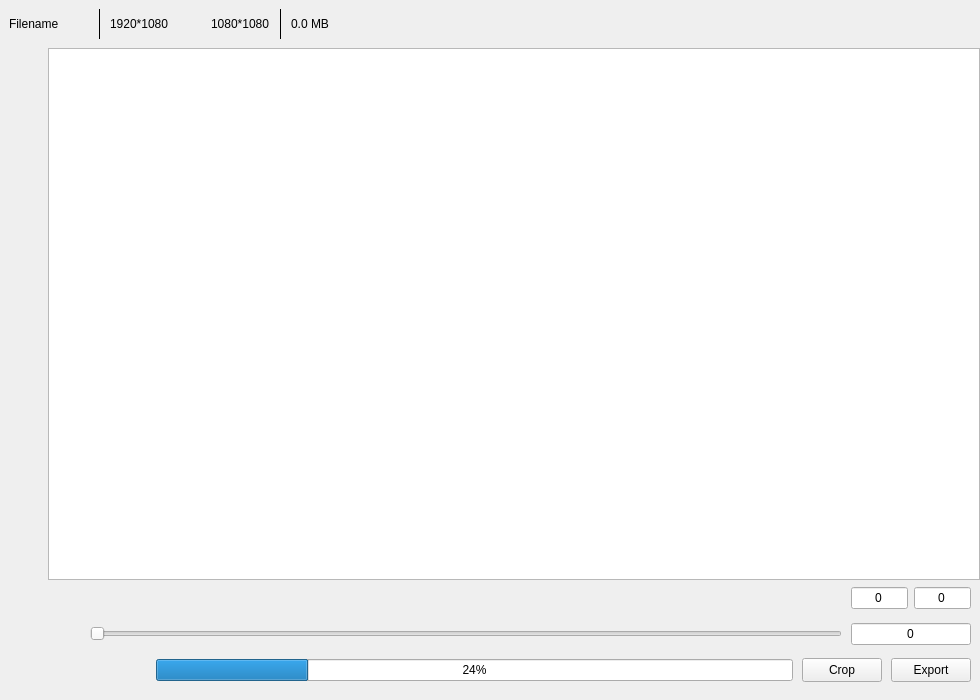
<?xml version="1.0" encoding="UTF-8"?>
<ui version="4.0">
 <class>MainWidget</class>
 <widget class="QWidget" name="MainWidget">
  <property name="geometry">
   <rect>
    <x>0</x>
    <y>0</y>
    <width>980</width>
    <height>700</height>
   </rect>
  </property>
  <property name="font">
   <font>
    <stylestrategy>PreferAntialias</stylestrategy>
   </font>
  </property>
  <property name="windowTitle">
   <string>MainWidget</string>
  </property>
  <layout class="QVBoxLayout" name="verticalLayout">
   <property name="spacing">
    <number>0</number>
   </property>
   <property name="leftMargin">
    <number>0</number>
   </property>
   <property name="topMargin">
    <number>0</number>
   </property>
   <property name="rightMargin">
    <number>0</number>
   </property>
   <property name="bottomMargin">
    <number>0</number>
   </property>
   <item>
    <widget class="QWidget" name="infoBarWidget" native="true">
     <property name="minimumSize">
      <size>
       <width>0</width>
       <height>48</height>
      </size>
     </property>
     <property name="maximumSize">
      <size>
       <width>16777215</width>
       <height>48</height>
      </size>
     </property>
     <layout class="QHBoxLayout" name="horizontalLayout_2">
      <property name="spacing">
       <number>9</number>
      </property>
      <item>
       <widget class="QLabel" name="filenameLabel">
        <property name="minimumSize">
         <size>
          <width>80</width>
          <height>0</height>
         </size>
        </property>
        <property name="text">
         <string>Filename</string>
        </property>
       </widget>
      </item>
      <item>
       <widget class="Line" name="line">
        <property name="frameShadow">
         <enum>QFrame::Plain</enum>
        </property>
        <property name="orientation">
         <enum>Qt::Vertical</enum>
        </property>
       </widget>
      </item>
      <item>
       <widget class="QLabel" name="originSizeLabel">
        <property name="text">
         <string>1920*1080</string>
        </property>
       </widget>
      </item>
      <item>
       <widget class="QLabel" name="label_2">
        <property name="minimumSize">
         <size>
          <width>24</width>
          <height>24</height>
         </size>
        </property>
        <property name="maximumSize">
         <size>
          <width>24</width>
          <height>24</height>
         </size>
        </property>
        <property name="text">
         <string/>
        </property>
        <property name="pixmap">
         <pixmap resource="../resources/app.qrc">:/icons/right_arrow.png</pixmap>
        </property>
        <property name="scaledContents">
         <bool>true</bool>
        </property>
       </widget>
      </item>
      <item>
       <widget class="QLabel" name="resultSizeLabel">
        <property name="text">
         <string>1080*1080</string>
        </property>
       </widget>
      </item>
      <item>
       <widget class="Line" name="line_2">
        <property name="frameShadow">
         <enum>QFrame::Plain</enum>
        </property>
        <property name="orientation">
         <enum>Qt::Vertical</enum>
        </property>
       </widget>
      </item>
      <item>
       <widget class="QLabel" name="filesizeLabel">
        <property name="text">
         <string>0.0 MB</string>
        </property>
       </widget>
      </item>
      <item>
       <spacer name="horizontalSpacer">
        <property name="orientation">
         <enum>Qt::Horizontal</enum>
        </property>
        <property name="sizeHint" stdset="0">
         <size>
          <width>40</width>
          <height>20</height>
         </size>
        </property>
       </spacer>
      </item>
     </layout>
    </widget>
   </item>
   <item>
    <widget class="QWidget" name="widget_2" native="true">
     <layout class="QHBoxLayout" name="horizontalLayout">
      <property name="spacing">
       <number>0</number>
      </property>
      <property name="leftMargin">
       <number>0</number>
      </property>
      <property name="topMargin">
       <number>0</number>
      </property>
      <property name="rightMargin">
       <number>0</number>
      </property>
      <property name="bottomMargin">
       <number>0</number>
      </property>
      <item>
       <widget class="QWidget" name="sideToolbarWidget" native="true">
        <property name="minimumSize">
         <size>
          <width>48</width>
          <height>0</height>
         </size>
        </property>
        <property name="maximumSize">
         <size>
          <width>48</width>
          <height>16777215</height>
         </size>
        </property>
        <layout class="QVBoxLayout" name="verticalLayout_4">
         <property name="spacing">
          <number>9</number>
         </property>
         <property name="leftMargin">
          <number>3</number>
         </property>
         <property name="rightMargin">
          <number>3</number>
         </property>
         <item>
          <widget class="QPushButton" name="clockwiseButton">
           <property name="minimumSize">
            <size>
             <width>42</width>
             <height>42</height>
            </size>
           </property>
           <property name="maximumSize">
            <size>
             <width>42</width>
             <height>42</height>
            </size>
           </property>
           <property name="text">
            <string/>
           </property>
           <property name="icon">
            <iconset resource="../resources/app.qrc">
             <normaloff>:/icons/clockwise.png</normaloff>:/icons/clockwise.png</iconset>
           </property>
           <property name="iconSize">
            <size>
             <width>42</width>
             <height>42</height>
            </size>
           </property>
           <property name="flat">
            <bool>true</bool>
           </property>
          </widget>
         </item>
         <item>
          <widget class="QPushButton" name="anticlockwiseButton">
           <property name="minimumSize">
            <size>
             <width>42</width>
             <height>42</height>
            </size>
           </property>
           <property name="maximumSize">
            <size>
             <width>42</width>
             <height>42</height>
            </size>
           </property>
           <property name="text">
            <string/>
           </property>
           <property name="icon">
            <iconset resource="../resources/app.qrc">
             <normaloff>:/icons/anticlockwise.png</normaloff>:/icons/anticlockwise.png</iconset>
           </property>
           <property name="iconSize">
            <size>
             <width>42</width>
             <height>42</height>
            </size>
           </property>
           <property name="flat">
            <bool>true</bool>
           </property>
          </widget>
         </item>
         <item>
          <widget class="QPushButton" name="verFlipButton">
           <property name="minimumSize">
            <size>
             <width>42</width>
             <height>42</height>
            </size>
           </property>
           <property name="maximumSize">
            <size>
             <width>42</width>
             <height>42</height>
            </size>
           </property>
           <property name="text">
            <string/>
           </property>
           <property name="icon">
            <iconset resource="../resources/app.qrc">
             <normaloff>:/icons/horizontal_flip.png</normaloff>:/icons/horizontal_flip.png</iconset>
           </property>
           <property name="iconSize">
            <size>
             <width>42</width>
             <height>42</height>
            </size>
           </property>
           <property name="flat">
            <bool>true</bool>
           </property>
          </widget>
         </item>
         <item>
          <widget class="QPushButton" name="horFlipButton">
           <property name="minimumSize">
            <size>
             <width>42</width>
             <height>42</height>
            </size>
           </property>
           <property name="maximumSize">
            <size>
             <width>42</width>
             <height>42</height>
            </size>
           </property>
           <property name="text">
            <string/>
           </property>
           <property name="icon">
            <iconset resource="../resources/app.qrc">
             <normaloff>:/icons/vertical_flip.png</normaloff>:/icons/vertical_flip.png</iconset>
           </property>
           <property name="iconSize">
            <size>
             <width>42</width>
             <height>42</height>
            </size>
           </property>
           <property name="flat">
            <bool>true</bool>
           </property>
          </widget>
         </item>
         <item>
          <spacer name="verticalSpacer">
           <property name="orientation">
            <enum>Qt::Vertical</enum>
           </property>
           <property name="sizeHint" stdset="0">
            <size>
             <width>20</width>
             <height>40</height>
            </size>
           </property>
          </spacer>
         </item>
        </layout>
       </widget>
      </item>
      <item>
       <widget class="QWidget" name="widget_4" native="true">
        <layout class="QVBoxLayout" name="verticalLayout_2">
         <property name="spacing">
          <number>0</number>
         </property>
         <property name="leftMargin">
          <number>0</number>
         </property>
         <property name="topMargin">
          <number>0</number>
         </property>
         <property name="rightMargin">
          <number>0</number>
         </property>
         <property name="bottomMargin">
          <number>0</number>
         </property>
         <item>
          <widget class="QWidget" name="viewWidget" native="true">
           <layout class="QVBoxLayout" name="verticalLayout_3">
            <property name="leftMargin">
             <number>0</number>
            </property>
            <property name="topMargin">
             <number>0</number>
            </property>
            <property name="rightMargin">
             <number>0</number>
            </property>
            <property name="bottomMargin">
             <number>0</number>
            </property>
            <item>
             <widget class="QGraphicsView" name="graphicsView"/>
            </item>
           </layout>
          </widget>
         </item>
         <item>
          <widget class="QWidget" name="bottomToolbarWidget" native="true">
           <property name="minimumSize">
            <size>
             <width>0</width>
             <height>120</height>
            </size>
           </property>
           <property name="maximumSize">
            <size>
             <width>16777215</width>
             <height>120</height>
            </size>
           </property>
           <layout class="QVBoxLayout" name="verticalLayout_5">
            <property name="spacing">
             <number>0</number>
            </property>
            <property name="leftMargin">
             <number>0</number>
            </property>
            <property name="topMargin">
             <number>0</number>
            </property>
            <property name="rightMargin">
             <number>0</number>
            </property>
            <property name="bottomMargin">
             <number>12</number>
            </property>
            <item>
             <widget class="QWidget" name="widget_5" native="true">
              <property name="minimumSize">
               <size>
                <width>0</width>
                <height>36</height>
               </size>
              </property>
              <property name="maximumSize">
               <size>
                <width>16777215</width>
                <height>36</height>
               </size>
              </property>
              <layout class="QHBoxLayout" name="horizontalLayout_4">
               <property name="spacing">
                <number>9</number>
               </property>
               <property name="topMargin">
                <number>6</number>
               </property>
               <property name="bottomMargin">
                <number>6</number>
               </property>
               <item>
                <widget class="QPushButton" name="resetRangeButton">
                 <property name="minimumSize">
                  <size>
                   <width>24</width>
                   <height>24</height>
                  </size>
                 </property>
                 <property name="maximumSize">
                  <size>
                   <width>24</width>
                   <height>24</height>
                  </size>
                 </property>
                 <property name="text">
                  <string/>
                 </property>
                 <property name="icon">
                  <iconset resource="../resources/app.qrc">
                   <normaloff>:/icons/reset.png</normaloff>:/icons/reset.png</iconset>
                 </property>
                 <property name="iconSize">
                  <size>
                   <width>24</width>
                   <height>24</height>
                  </size>
                 </property>
                 <property name="flat">
                  <bool>true</bool>
                 </property>
                </widget>
               </item>
               <item>
                <widget class="QRangeSlider" name="rangeSlider" native="true">
                 <property name="sizePolicy">
                  <sizepolicy hsizetype="Expanding" vsizetype="Preferred">
                   <horstretch>0</horstretch>
                   <verstretch>0</verstretch>
                  </sizepolicy>
                 </property>
                </widget>
               </item>
               <item>
                <widget class="QWidget" name="widget_6" native="true">
                 <property name="minimumSize">
                  <size>
                   <width>120</width>
                   <height>0</height>
                  </size>
                 </property>
                 <property name="maximumSize">
                  <size>
                   <width>120</width>
                   <height>16777215</height>
                  </size>
                 </property>
                 <layout class="QHBoxLayout" name="horizontalLayout_6">
                  <property name="spacing">
                   <number>6</number>
                  </property>
                  <property name="leftMargin">
                   <number>0</number>
                  </property>
                  <property name="topMargin">
                   <number>0</number>
                  </property>
                  <property name="rightMargin">
                   <number>0</number>
                  </property>
                  <property name="bottomMargin">
                   <number>0</number>
                  </property>
                  <item>
                   <widget class="QLineEdit" name="rangeLowLineEdit">
                    <property name="text">
                     <string>0</string>
                    </property>
                    <property name="alignment">
                     <set>Qt::AlignCenter</set>
                    </property>
                   </widget>
                  </item>
                  <item>
                   <widget class="QLineEdit" name="rangeHighLineEdit">
                    <property name="text">
                     <string>0</string>
                    </property>
                    <property name="alignment">
                     <set>Qt::AlignCenter</set>
                    </property>
                   </widget>
                  </item>
                 </layout>
                </widget>
               </item>
              </layout>
             </widget>
            </item>
            <item>
             <widget class="QWidget" name="widget" native="true">
              <property name="minimumSize">
               <size>
                <width>0</width>
                <height>36</height>
               </size>
              </property>
              <property name="maximumSize">
               <size>
                <width>16777215</width>
                <height>36</height>
               </size>
              </property>
              <layout class="QHBoxLayout" name="horizontalLayout_5">
               <property name="spacing">
                <number>9</number>
               </property>
               <property name="topMargin">
                <number>6</number>
               </property>
               <property name="bottomMargin">
                <number>6</number>
               </property>
               <item>
                <widget class="QPushButton" name="resetValueButton">
                 <property name="minimumSize">
                  <size>
                   <width>24</width>
                   <height>24</height>
                  </size>
                 </property>
                 <property name="maximumSize">
                  <size>
                   <width>24</width>
                   <height>24</height>
                  </size>
                 </property>
                 <property name="text">
                  <string/>
                 </property>
                 <property name="icon">
                  <iconset resource="../resources/app.qrc">
                   <normaloff>:/icons/reset.png</normaloff>:/icons/reset.png</iconset>
                 </property>
                 <property name="iconSize">
                  <size>
                   <width>24</width>
                   <height>24</height>
                  </size>
                 </property>
                 <property name="flat">
                  <bool>true</bool>
                 </property>
                </widget>
               </item>
               <item>
                <widget class="QSlider" name="valueSlider">
                 <property name="orientation">
                  <enum>Qt::Horizontal</enum>
                 </property>
                </widget>
               </item>
               <item>
                <widget class="QWidget" name="widget_7" native="true">
                 <property name="minimumSize">
                  <size>
                   <width>120</width>
                   <height>0</height>
                  </size>
                 </property>
                 <property name="maximumSize">
                  <size>
                   <width>120</width>
                   <height>16777215</height>
                  </size>
                 </property>
                 <layout class="QHBoxLayout" name="horizontalLayout_7">
                  <property name="spacing">
                   <number>6</number>
                  </property>
                  <property name="leftMargin">
                   <number>0</number>
                  </property>
                  <property name="topMargin">
                   <number>0</number>
                  </property>
                  <property name="rightMargin">
                   <number>0</number>
                  </property>
                  <property name="bottomMargin">
                   <number>0</number>
                  </property>
                  <item>
                   <widget class="QLineEdit" name="valueLineEdit">
                    <property name="text">
                     <string>0</string>
                    </property>
                    <property name="alignment">
                     <set>Qt::AlignCenter</set>
                    </property>
                   </widget>
                  </item>
                 </layout>
                </widget>
               </item>
              </layout>
             </widget>
            </item>
            <item>
             <widget class="QWidget" name="widget_3" native="true">
              <property name="minimumSize">
               <size>
                <width>0</width>
                <height>36</height>
               </size>
              </property>
              <property name="maximumSize">
               <size>
                <width>16777215</width>
                <height>36</height>
               </size>
              </property>
              <layout class="QHBoxLayout" name="horizontalLayout_3">
               <property name="spacing">
                <number>9</number>
               </property>
               <property name="topMargin">
                <number>6</number>
               </property>
               <property name="bottomMargin">
                <number>6</number>
               </property>
               <item>
                <widget class="QPushButton" name="undoButton">
                 <property name="minimumSize">
                  <size>
                   <width>24</width>
                   <height>24</height>
                  </size>
                 </property>
                 <property name="maximumSize">
                  <size>
                   <width>24</width>
                   <height>24</height>
                  </size>
                 </property>
                 <property name="text">
                  <string/>
                 </property>
                 <property name="icon">
                  <iconset resource="../resources/app.qrc">
                   <normaloff>:/icons/undo.png</normaloff>:/icons/undo.png</iconset>
                 </property>
                 <property name="iconSize">
                  <size>
                   <width>24</width>
                   <height>24</height>
                  </size>
                 </property>
                 <property name="flat">
                  <bool>true</bool>
                 </property>
                </widget>
               </item>
               <item>
                <widget class="QPushButton" name="redoButton">
                 <property name="minimumSize">
                  <size>
                   <width>24</width>
                   <height>24</height>
                  </size>
                 </property>
                 <property name="maximumSize">
                  <size>
                   <width>24</width>
                   <height>24</height>
                  </size>
                 </property>
                 <property name="text">
                  <string/>
                 </property>
                 <property name="icon">
                  <iconset resource="../resources/app.qrc">
                   <normaloff>:/icons/redo.png</normaloff>:/icons/redo.png</iconset>
                 </property>
                 <property name="iconSize">
                  <size>
                   <width>24</width>
                   <height>24</height>
                  </size>
                 </property>
                 <property name="flat">
                  <bool>true</bool>
                 </property>
                </widget>
               </item>
               <item>
                <widget class="QPushButton" name="differentButton">
                 <property name="minimumSize">
                  <size>
                   <width>24</width>
                   <height>24</height>
                  </size>
                 </property>
                 <property name="maximumSize">
                  <size>
                   <width>24</width>
                   <height>24</height>
                  </size>
                 </property>
                 <property name="text">
                  <string/>
                 </property>
                 <property name="icon">
                  <iconset resource="../resources/app.qrc">
                   <normaloff>:/icons/view_split.png</normaloff>:/icons/view_split.png</iconset>
                 </property>
                 <property name="iconSize">
                  <size>
                   <width>24</width>
                   <height>24</height>
                  </size>
                 </property>
                 <property name="flat">
                  <bool>true</bool>
                 </property>
                </widget>
               </item>
               <item>
                <widget class="QWidget" name="widget_8" native="true">
                 <property name="sizePolicy">
                  <sizepolicy hsizetype="Expanding" vsizetype="Preferred">
                   <horstretch>0</horstretch>
                   <verstretch>0</verstretch>
                  </sizepolicy>
                 </property>
                 <layout class="QHBoxLayout" name="horizontalLayout_8">
                  <property name="spacing">
                   <number>0</number>
                  </property>
                  <property name="leftMargin">
                   <number>0</number>
                  </property>
                  <property name="topMargin">
                   <number>0</number>
                  </property>
                  <property name="rightMargin">
                   <number>0</number>
                  </property>
                  <property name="bottomMargin">
                   <number>0</number>
                  </property>
                  <item>
                   <widget class="QProgressBar" name="progressBar">
                    <property name="value">
                     <number>24</number>
                    </property>
                    <property name="alignment">
                     <set>Qt::AlignCenter</set>
                    </property>
                   </widget>
                  </item>
                 </layout>
                </widget>
               </item>
               <item>
                <widget class="QPushButton" name="cropButton">
                 <property name="sizePolicy">
                  <sizepolicy hsizetype="Minimum" vsizetype="Preferred">
                   <horstretch>0</horstretch>
                   <verstretch>0</verstretch>
                  </sizepolicy>
                 </property>
                 <property name="text">
                  <string>Crop</string>
                 </property>
                </widget>
               </item>
               <item>
                <widget class="QPushButton" name="exportButton">
                 <property name="sizePolicy">
                  <sizepolicy hsizetype="Minimum" vsizetype="Preferred">
                   <horstretch>0</horstretch>
                   <verstretch>0</verstretch>
                  </sizepolicy>
                 </property>
                 <property name="text">
                  <string>Export</string>
                 </property>
                </widget>
               </item>
              </layout>
             </widget>
            </item>
           </layout>
          </widget>
         </item>
        </layout>
       </widget>
      </item>
     </layout>
    </widget>
   </item>
  </layout>
 </widget>
 <customwidgets>
  <customwidget>
   <class>QRangeSlider</class>
   <extends>QWidget</extends>
   <header location="global">common/QRangeSlider.hpp</header>
   <container>1</container>
  </customwidget>
 </customwidgets>
 <resources>
  <include location="../resources/app.qrc"/>
 </resources>
 <connections/>
</ui>
